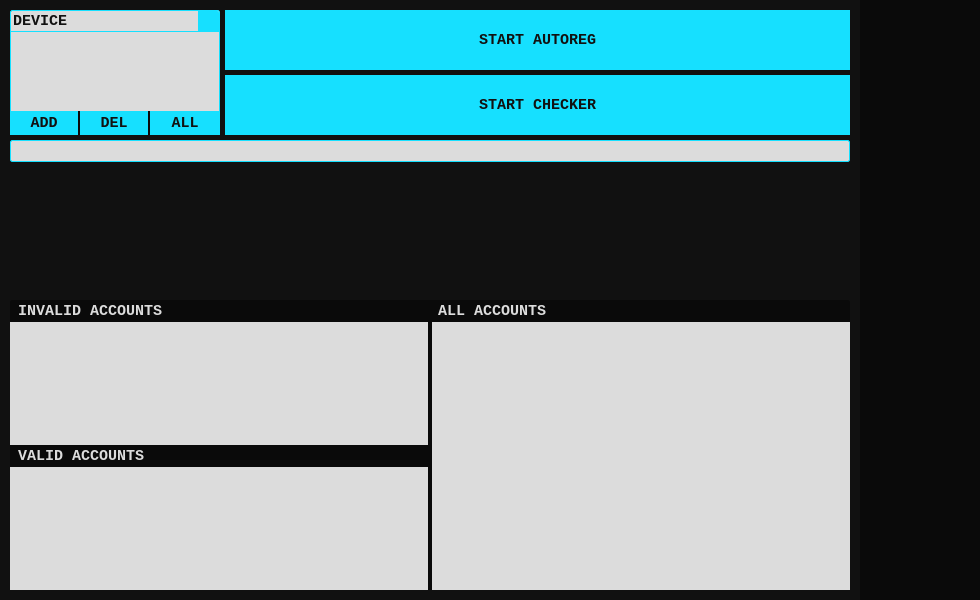
<?xml version="1.0" encoding="UTF-8"?>
<ui version="4.0">
 <class>MainWindow</class>
 <widget class="QMainWindow" name="MainWindow">
  <property name="geometry">
   <rect>
    <x>0</x>
    <y>0</y>
    <width>980</width>
    <height>600</height>
   </rect>
  </property>
  <property name="minimumSize">
   <size>
    <width>980</width>
    <height>600</height>
   </size>
  </property>
  <property name="maximumSize">
   <size>
    <width>980</width>
    <height>600</height>
   </size>
  </property>
  <property name="mouseTracking">
   <bool>false</bool>
  </property>
  <property name="windowTitle">
   <string>SpectralX</string>
  </property>
  <property name="windowIcon">
   <iconset>
    <normaloff>:/images/icons/account.png</normaloff>:/images/icons/account.png</iconset>
  </property>
  <property name="styleSheet">
   <string notr="true">* {
	font-family: Consolas;
	font-weight: bold;
	color: #dcdcdc;
	font-size: 15px;
}

QMainWindow, QWidget {
	background-color: #111111;
}

QPushButton {
    background-color: #16e0ff;
    color: #111111;
	border: none;
    outline: 0;
}

QPushButton:hover {
    background-color: #00b3b3;
}

QPushButton:pressed {
    background-color: #008080;
}

QSlider::groove:horizontal {
    border: none;
    height: 4px;
    background-color: #dcdcdc;
    border-radius: 2px;
}

QSlider::handle:horizontal {
    background-color: #16e0ff;
    border: none;
    width: 12px;
    height: 12px;
    margin: -4px 0;
    border-radius: 2px;
}

QSlider::sub-page:horizontal {
    background-color: #16e0ff;
    border: none;
    border-radius: 3px;
}

QCheckBox::indicator {
    width: 12px;
    height: 12px;
    background-color: #16E0FF;
}

QCheckBox::indicator:checked {
    background-color: #16E0FF;
    border: 1px solid #16E0FF;
}

QCheckBox::indicator:unchecked {
    background-color: #dcdcdc;
    border: 1px solid #16E0FF;
}

QTextEdit, QLineEdit {
	background-color: #dcdcdc;
	font-size: 18px;
	border: none;
	color: #111111;
}

QLineEdit {
	font-size: 15px;
}

QScrollBar:vertical {
    border: none;
    background: #dcdcdc;
    width: 15px;
    margin: 15px 0 15px 0;
}
    
QScrollBar::handle:vertical {
    background: #16e0ff;
    min-height: 20px;
}
    
QScrollBar::add-line:vertical,
QScrollBar::sub-line:vertical {
    background: #dcdcdc;
}
    
QScrollBar::add-page:vertical,
QScrollBar::sub-page:vertical {
	background: #dcdcdc;
}

QLineEdit:hover {
    border: 1px solid #16E0FF;
}

QLineEdit:focus {
    border: 1px solid #16E0FF;
    outline: none;
}

QProgressBar {
    border: 1px solid #16E0FF;
    border-radius: 2px;
    background-color: #dcdcdc;
	color: transparent;
}

QProgressBar::chunk {
    background-color: #16E0FF;
    border-radius: 2px;
}

QComboBox {
    border: 1px solid #16E0FF;
    border-top-right-radius: 2px;
	border-top-left-radius: 2px;
    padding: 2px;
    background-color: #dcdcdc;
    color: #111111;
}

QComboBox:hover {
    border: 1px solid #16E0FF;
}

QComboBox::drop-down {
    subcontrol-origin: padding;
    subcontrol-position: right;
    width: 20px;
    border-left: 1px solid #16E0FF;
    border-top-right-radius: 2px;
    background: #16E0FF;
}

QComboBox::down-arrow {
    image: url(:/images/icons/plus_16.png);
}

QComboBox QAbstractItemView {
    border: 1px solid #16E0FF;
    background-color: #dcdcdc;
    color: #111111;
	outline: 0;
}

QComboBox QListView::item:selected {
    background-color: #16E0FF;
    color: #111111;
}

QTabWidget::pane {
    border: none;
}

QTabBar::tab {
    background-color: #DCDCDC;
    color: #111111;
    padding: 2px 4px;
    border-bottom: 2px solid #16E0FF;
}

QTabBar::tab:selected {
    background-color: #16E0FF;
}

QTabBar::tab:!selected {
    margin-top: 2px;
}
</string>
  </property>
  <widget class="QWidget" name="centralwidget">
   <widget class="QWidget" name="sidebar" native="true">
    <property name="geometry">
     <rect>
      <x>860</x>
      <y>0</y>
      <width>120</width>
      <height>600</height>
     </rect>
    </property>
    <property name="minimumSize">
     <size>
      <width>120</width>
      <height>600</height>
     </size>
    </property>
    <property name="maximumSize">
     <size>
      <width>120</width>
      <height>600</height>
     </size>
    </property>
    <property name="styleSheet">
     <string notr="true">#sidebar {
	background-color: #0a0a0a;
}

#sidebar QLabel {
	background-position: center;
	background-repeat: no-repeat;
	background-origin: content;
	background-color: #0a0a0a;
}

#sidebar QLabel:hover {
	border-radius: 42px;
	background-color: #1a1a1a;
}
</string>
    </property>
    <layout class="QGridLayout" name="gridLayout">
     <item row="1" column="0">
      <widget class="QLabel" name="start_label">
       <property name="minimumSize">
        <size>
         <width>84</width>
         <height>84</height>
        </size>
       </property>
       <property name="maximumSize">
        <size>
         <width>84</width>
         <height>84</height>
        </size>
       </property>
       <property name="autoFillBackground">
        <bool>false</bool>
       </property>
       <property name="styleSheet">
        <string notr="true">background-image: url(:/images/icons/star_64.png);</string>
       </property>
       <property name="text">
        <string/>
       </property>
      </widget>
     </item>
     <item row="5" column="0">
      <widget class="QLabel" name="exit_label">
       <property name="minimumSize">
        <size>
         <width>84</width>
         <height>84</height>
        </size>
       </property>
       <property name="maximumSize">
        <size>
         <width>84</width>
         <height>84</height>
        </size>
       </property>
       <property name="autoFillBackground">
        <bool>false</bool>
       </property>
       <property name="styleSheet">
        <string notr="true">background-image: url(:/images/icons/block_64.png);</string>
       </property>
       <property name="text">
        <string/>
       </property>
      </widget>
     </item>
     <item row="3" column="0">
      <widget class="QLabel" name="settings_label">
       <property name="minimumSize">
        <size>
         <width>84</width>
         <height>84</height>
        </size>
       </property>
       <property name="maximumSize">
        <size>
         <width>84</width>
         <height>84</height>
        </size>
       </property>
       <property name="autoFillBackground">
        <bool>false</bool>
       </property>
       <property name="styleSheet">
        <string notr="true">background-image: url(:/images/icons/setting_64.png);</string>
       </property>
       <property name="text">
        <string/>
       </property>
      </widget>
     </item>
     <item row="2" column="0">
      <widget class="QLabel" name="logs_label">
       <property name="sizePolicy">
        <sizepolicy hsizetype="Preferred" vsizetype="Preferred">
         <horstretch>0</horstretch>
         <verstretch>0</verstretch>
        </sizepolicy>
       </property>
       <property name="minimumSize">
        <size>
         <width>84</width>
         <height>84</height>
        </size>
       </property>
       <property name="maximumSize">
        <size>
         <width>84</width>
         <height>84</height>
        </size>
       </property>
       <property name="autoFillBackground">
        <bool>false</bool>
       </property>
       <property name="styleSheet">
        <string notr="true">background-image: url(:/images/icons/file_64.png);</string>
       </property>
       <property name="text">
        <string/>
       </property>
      </widget>
     </item>
    </layout>
   </widget>
   <widget class="QWidget" name="window" native="true">
    <property name="geometry">
     <rect>
      <x>10</x>
      <y>10</y>
      <width>840</width>
      <height>580</height>
     </rect>
    </property>
    <property name="minimumSize">
     <size>
      <width>840</width>
      <height>580</height>
     </size>
    </property>
    <property name="maximumSize">
     <size>
      <width>840</width>
      <height>580</height>
     </size>
    </property>
    <property name="styleSheet">
     <string notr="true">#window QLabel {
	background-position: center;
	background-repeat: no-repeat;
	background-origin: content;
	background-color: #0a0a0a;
}

#window #all_accs_label, #inv_accs_label, #val_accs_label {
	padding-left: 4px;
}

#window #all_accs_textEdit, #inv_accs_textEdit, #val_accs_textEdit, #devices_textEdit {
	font-size: 15px;
}</string>
    </property>
    <widget class="QTextEdit" name="all_accs_textEdit">
     <property name="geometry">
      <rect>
       <x>420</x>
       <y>312</y>
       <width>420</width>
       <height>268</height>
      </rect>
     </property>
     <property name="cursor" stdset="0">
      <cursorShape>ArrowCursor</cursorShape>
     </property>
     <property name="styleSheet">
      <string notr="true"/>
     </property>
     <property name="readOnly">
      <bool>true</bool>
     </property>
    </widget>
    <widget class="QTextEdit" name="val_accs_textEdit">
     <property name="geometry">
      <rect>
       <x>0</x>
       <y>457</y>
       <width>420</width>
       <height>123</height>
      </rect>
     </property>
     <property name="cursor" stdset="0">
      <cursorShape>ArrowCursor</cursorShape>
     </property>
     <property name="styleSheet">
      <string notr="true"/>
     </property>
     <property name="readOnly">
      <bool>true</bool>
     </property>
    </widget>
    <widget class="QTextEdit" name="inv_accs_textEdit">
     <property name="geometry">
      <rect>
       <x>0</x>
       <y>312</y>
       <width>420</width>
       <height>123</height>
      </rect>
     </property>
     <property name="cursor" stdset="0">
      <cursorShape>ArrowCursor</cursorShape>
     </property>
     <property name="styleSheet">
      <string notr="true"/>
     </property>
     <property name="readOnly">
      <bool>true</bool>
     </property>
    </widget>
    <widget class="QLabel" name="inv_accs_label">
     <property name="geometry">
      <rect>
       <x>0</x>
       <y>290</y>
       <width>420</width>
       <height>22</height>
      </rect>
     </property>
     <property name="styleSheet">
      <string notr="true">border-top-left-radius: 2px;
</string>
     </property>
     <property name="text">
      <string>INVALID ACCOUNTS</string>
     </property>
    </widget>
    <widget class="QLabel" name="all_accs_label">
     <property name="geometry">
      <rect>
       <x>420</x>
       <y>290</y>
       <width>420</width>
       <height>22</height>
      </rect>
     </property>
     <property name="styleSheet">
      <string notr="true">border-top-right-radius: 2px;
</string>
     </property>
     <property name="text">
      <string>ALL ACCOUNTS</string>
     </property>
    </widget>
    <widget class="QLabel" name="val_accs_label">
     <property name="geometry">
      <rect>
       <x>0</x>
       <y>435</y>
       <width>420</width>
       <height>22</height>
      </rect>
     </property>
     <property name="styleSheet">
      <string notr="true"/>
     </property>
     <property name="text">
      <string>VALID ACCOUNTS</string>
     </property>
    </widget>
    <widget class="QLabel" name="copy_label1">
     <property name="geometry">
      <rect>
       <x>375</x>
       <y>293</y>
       <width>16</width>
       <height>16</height>
      </rect>
     </property>
     <property name="styleSheet">
      <string notr="true">background-image: url(:/images/icons/copy_16.png);</string>
     </property>
     <property name="text">
      <string/>
     </property>
    </widget>
    <widget class="QLabel" name="cut_label1">
     <property name="geometry">
      <rect>
       <x>400</x>
       <y>293</y>
       <width>16</width>
       <height>16</height>
      </rect>
     </property>
     <property name="styleSheet">
      <string notr="true">background-image: url(:/images/icons/cut_16.png);</string>
     </property>
     <property name="text">
      <string/>
     </property>
    </widget>
    <widget class="QLabel" name="copy_label2">
     <property name="geometry">
      <rect>
       <x>795</x>
       <y>293</y>
       <width>16</width>
       <height>16</height>
      </rect>
     </property>
     <property name="styleSheet">
      <string notr="true">background-image: url(:/images/icons/copy_16.png);</string>
     </property>
     <property name="text">
      <string/>
     </property>
    </widget>
    <widget class="QLabel" name="cut_label2">
     <property name="geometry">
      <rect>
       <x>820</x>
       <y>293</y>
       <width>16</width>
       <height>16</height>
      </rect>
     </property>
     <property name="styleSheet">
      <string notr="true">background-image: url(:/images/icons/cut_16.png);</string>
     </property>
     <property name="text">
      <string/>
     </property>
    </widget>
    <widget class="QLabel" name="cut_label3">
     <property name="geometry">
      <rect>
       <x>400</x>
       <y>438</y>
       <width>16</width>
       <height>16</height>
      </rect>
     </property>
     <property name="styleSheet">
      <string notr="true">background-image: url(:/images/icons/cut_16.png);</string>
     </property>
     <property name="text">
      <string/>
     </property>
    </widget>
    <widget class="QLabel" name="copy_label3">
     <property name="geometry">
      <rect>
       <x>375</x>
       <y>438</y>
       <width>16</width>
       <height>16</height>
      </rect>
     </property>
     <property name="styleSheet">
      <string notr="true">background-image: url(:/images/icons/copy_16.png);</string>
     </property>
     <property name="text">
      <string/>
     </property>
    </widget>
    <widget class="QLabel" name="devider">
     <property name="geometry">
      <rect>
       <x>418</x>
       <y>290</y>
       <width>4</width>
       <height>290</height>
      </rect>
     </property>
     <property name="text">
      <string/>
     </property>
    </widget>
    <widget class="QWidget" name="devices_window" native="true">
     <property name="geometry">
      <rect>
       <x>0</x>
       <y>0</y>
       <width>210</width>
       <height>125</height>
      </rect>
     </property>
     <property name="styleSheet">
      <string notr="true">#devices_window QLabel {
	background-color: #16e0ff;
}</string>
     </property>
     <widget class="QTextEdit" name="devices_textEdit">
      <property name="geometry">
       <rect>
        <x>0</x>
        <y>22</y>
        <width>210</width>
        <height>80</height>
       </rect>
      </property>
      <property name="cursor" stdset="0">
       <cursorShape>ArrowCursor</cursorShape>
      </property>
      <property name="styleSheet">
       <string notr="true"/>
      </property>
      <property name="readOnly">
       <bool>true</bool>
      </property>
     </widget>
     <widget class="QComboBox" name="comboBox">
      <property name="geometry">
       <rect>
        <x>0</x>
        <y>0</y>
        <width>210</width>
        <height>22</height>
       </rect>
      </property>
      <property name="styleSheet">
       <string notr="true"/>
      </property>
      <property name="placeholderText">
       <string>DEVICE</string>
      </property>
     </widget>
     <widget class="QPushButton" name="add_pushButton">
      <property name="geometry">
       <rect>
        <x>0</x>
        <y>101</y>
        <width>70</width>
        <height>24</height>
       </rect>
      </property>
      <property name="styleSheet">
       <string notr="true">border-right: 2px solid #0a0a0a;</string>
      </property>
      <property name="text">
       <string>ADD</string>
      </property>
     </widget>
     <widget class="QPushButton" name="del_pushButton">
      <property name="geometry">
       <rect>
        <x>70</x>
        <y>101</y>
        <width>70</width>
        <height>24</height>
       </rect>
      </property>
      <property name="styleSheet">
       <string notr="true">border-right: 2px solid #0a0a0a;</string>
      </property>
      <property name="text">
       <string>DEL</string>
      </property>
     </widget>
     <widget class="QPushButton" name="search_pushButton">
      <property name="geometry">
       <rect>
        <x>140</x>
        <y>101</y>
        <width>70</width>
        <height>24</height>
       </rect>
      </property>
      <property name="text">
       <string>ALL</string>
      </property>
     </widget>
     <widget class="QLabel" name="left_border">
      <property name="geometry">
       <rect>
        <x>0</x>
        <y>22</y>
        <width>1</width>
        <height>79</height>
       </rect>
      </property>
      <property name="styleSheet">
       <string notr="true"/>
      </property>
      <property name="text">
       <string/>
      </property>
     </widget>
     <widget class="QLabel" name="left_border_2">
      <property name="geometry">
       <rect>
        <x>209</x>
        <y>22</y>
        <width>1</width>
        <height>79</height>
       </rect>
      </property>
      <property name="styleSheet">
       <string notr="true"/>
      </property>
      <property name="text">
       <string/>
      </property>
     </widget>
    </widget>
    <widget class="QPushButton" name="start_autoreg">
     <property name="geometry">
      <rect>
       <x>215</x>
       <y>0</y>
       <width>625</width>
       <height>60</height>
      </rect>
     </property>
     <property name="styleSheet">
      <string notr="true"/>
     </property>
     <property name="text">
      <string>START AUTOREG</string>
     </property>
    </widget>
    <widget class="QPushButton" name="start_checker">
     <property name="geometry">
      <rect>
       <x>215</x>
       <y>65</y>
       <width>625</width>
       <height>60</height>
      </rect>
     </property>
     <property name="styleSheet">
      <string notr="true"/>
     </property>
     <property name="text">
      <string>START CHECKER</string>
     </property>
    </widget>
    <widget class="QProgressBar" name="process_progressBar">
     <property name="geometry">
      <rect>
       <x>0</x>
       <y>130</y>
       <width>840</width>
       <height>22</height>
      </rect>
     </property>
     <property name="value">
      <number>0</number>
     </property>
    </widget>
   </widget>
   <zorder>window</zorder>
   <zorder>sidebar</zorder>
  </widget>
 </widget>
 <layoutdefault spacing="0" margin="0"/>
 <resources>
  <include location="resources.qrc"/>
 </resources>
 <connections/>
 <designerdata>
  <property name="gridDeltaX">
   <number>2</number>
  </property>
  <property name="gridDeltaY">
   <number>2</number>
  </property>
  <property name="gridSnapX">
   <bool>true</bool>
  </property>
  <property name="gridSnapY">
   <bool>true</bool>
  </property>
  <property name="gridVisible">
   <bool>false</bool>
  </property>
 </designerdata>
</ui>
